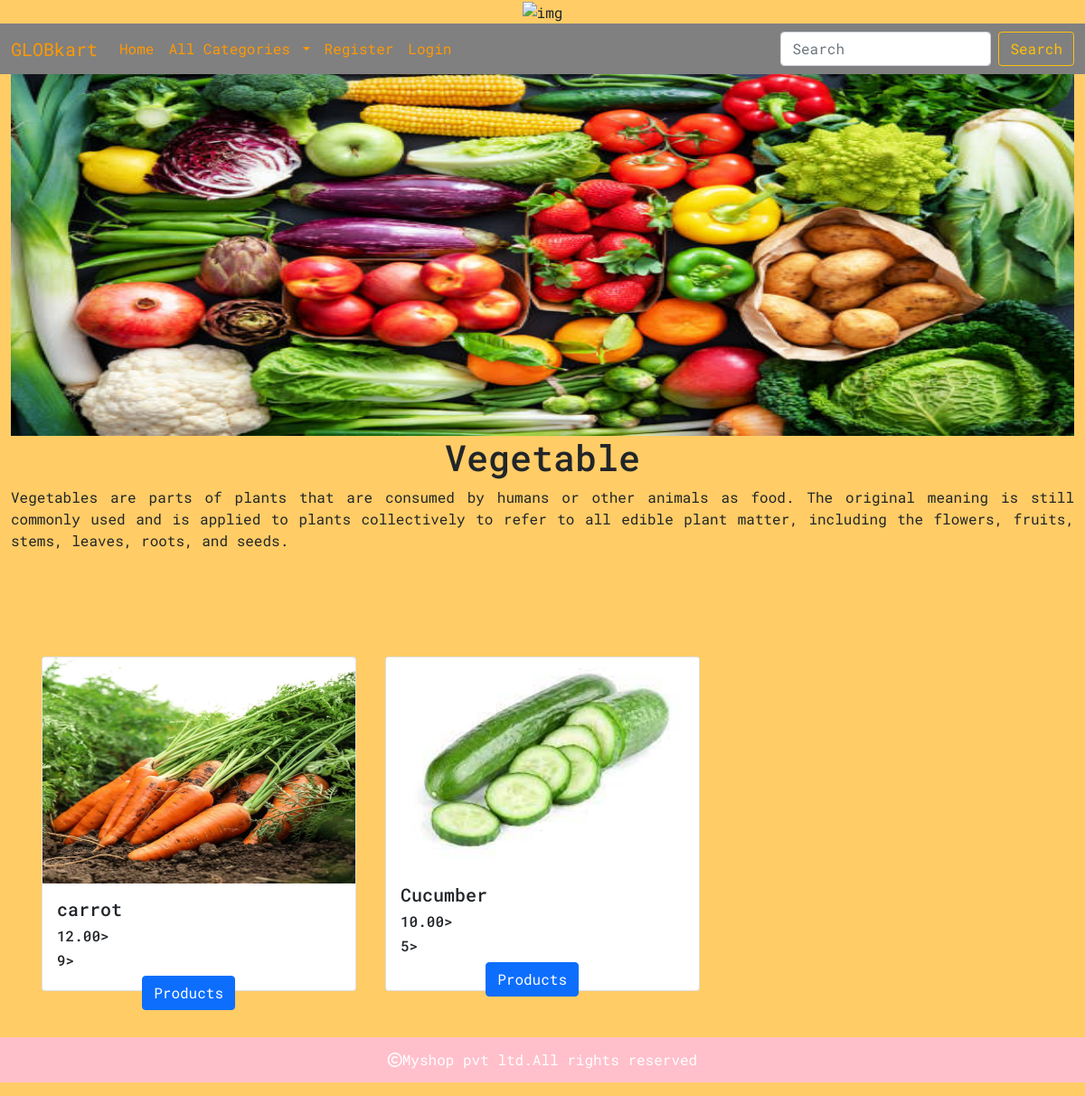
The app's page /allproducts/vegetable with its own data.
### shop/models.py (models this page shows)
class Category(models.Model):
    name=models.CharField(max_length=250,unique=True)
    slug=models.SlugField(max_length=250, unique=True)
    description=models.TextField(blank=True)
    image=models.ImageField(upload_to='shop/category',null=True,blank=True)

class Product(models.Model):
    name=models.CharField(max_length=250,unique=True)
    slug=models.SlugField(max_length=250, unique=True)
    description=models.TextField(blank=True)
    price=models.DecimalField(max_digits=10,decimal_places=2)
    category=models.ForeignKey(Category,on_delete=models.CASCADE)
    image=models.ImageField(upload_to='image/products',null=True,blank=True)
    stock=models.IntegerField()
    available=models.BooleanField(default=True)
    created=models.DateTimeField(auto_now_add=True)
    updated=models.DateTimeField(auto_now=True)

### shop/views.py (the view)
# urls.py: path('allproducts/<slug:p>',views.allproducts,name='allproducts'),
def allproducts(request,p):
    c=Category.objects.get(slug=p)
    p=Product.objects.filter(category__slug=p)
    return render(request,"product.html",{'product':p,'c':c})

### cart/context_processors.py (called while the page is built, shortened)
def counter(request):
    item_count=0
    return{'item_count':item_count}

### shop/context_processors.py (called while the page is built)
def menu_links(request):
    links=Category.objects.all()
    return {'links':links}

### template/product.html (shortened to what this page needs)
{% extends 'base.html'%}
{% load static %}
{% block content %}
<head>
</head>
<body>
<div class="container-fluid"><img src="{{c.image.url}}" height="400px" width="100%"></div>
<div class="container-fluid" style="margin-bottom:100px">
    <h1 class="text-center">{{c.name}}</h1>
    <p style="text-align:justify;">{{c.description}}</p>
</div>
<div class="container" style="margin-bottom:100px;">
    <div class="row "><br><br>
        {% for i in product %}
        <div class=" col-md-4 p-3" style="">
            <div class="card" style="height:370px;">
                <img src="{{i.image.url}}" class="card-img-top"  alt="..." height="250px">
                <div class="card-body" style="position:relative">
                 <h5 class="card-title" style="text-center;">{{i.name}}</h5>
                    <h6 class="card-title" style="text-center;">{{i.price}}></h6>
                    <h6 class="card-title" style="text-center;">{{i.stock}}></h6>
                 <a href="{% url 'shop:prodetail' i.slug %}" class="btn btn-primary" style="position:relative;left:30%">Products</a>
                </div>
            </div>
        </div>
        {% endfor %}
    </div>
</div>
</body>
{% endblock %}

### template/base.html (shortened to what this page needs)
<!DOCTYPE html>
{% load static %}
<html lang="en">
<head>
    <link href="https://cdn.jsdelivr.net/npm/bootstrap@5.0.2/dist/css/bootstrap.min.css" rel="stylesheet">
    <link rel="stylesheet" href="https://cdn.jsdelivr.net/npm/bootstrap-icons@1.10.2/font/bootstrap-icons.css">
    <link rel="stylesheet" href="{% static 'css/custom.css' %}">
    <link rel="stylesheet" href=" https://cdnjs.cloudflare.com/ajax/libs/font-awesome/6.4.0/css/all.min.css">
</head>
<body>
<center><div class="container-fluid">
    <img src="{% static 'image/Global.webp' %}" height="100px" width="100px" alt="img">
</div>
    </center>
<nav class="navbar navbar-expand-lg navbar-light bg-light">
  <div class="container-fluid">
    <a class="navbar-brand" href="#">GLOBkart</a>
    <div class="collapse navbar-collapse" id="navbarSupportedContent">
      <ul class="navbar-nav me-auto mb-2 mb-lg-0">
        <li class="nav-item">
          <a class="nav-link " aria-current="page" href="#a">Home</a>
        </li>
        <li class="nav-item dropdown">
          <a class="nav-link dropdown-toggle" href="#" id="navbarDropdown" role="button" data-bs-toggle="dropdown" aria-expanded="false">
            All Categories
          </a>
        </li>
          {% if user.is_authenticated %}
          <li class="nav-item">
          <a class="nav-link" aria-current="page" href="{% url 'cart:cartview' %}"><i style="font-size:20px;" class="fa-solid fa-cart-shopping"></i>{{item_count}}</a>
          </li>
          <li class="nav-item">
              <a class="nav-link" aria-current="page" href="{% url 'shop:logout' %}">Logout</a>
          </li>
          {% else %}
           <li class="nav-item">
              <a class="nav-link" aria-current="page" href="{% url 'shop:register' %}">Register</a>
          </li>
           <li class="nav-item">
              <a class="nav-link" aria-current="page" href="{% url 'shop:login' %}">Login</a>
          </li>
          {% endif %}
      </ul>
      <form method="POST" class="d-flex" action="{% url 'search:searchresult' %}">
          <input class="form-control me-2" type="search" name="q" placeholder="Search" aria-label="Search">
        <button class="btn btn-outline-warning" type="submit">Search</button>
      </form>
    </div>
  </div>
</nav>
{% block content %}
{% endblock %}
<footer class="footer">
    <div class="container">
        <p><i class="fa-regular fa-copyright"></i>Myshop pvt ltd.All rights reserved</p>
    </div>
</footer>
</body>
</html>

### static/css/custom.css (style rules this page uses)
body { background-color: rgb(255, 204, 102); font-family: 'Roboto Mono', monospace; }
.navbar-light .navbar-brand,.navbar-light .navbar-nav .nav-link { color:rgb(255, 153, 0) ; }
.bg-light { background-color:grey!important; }

### template/base.html (style rules this page uses)
.footer { width:100%; height:50px; background-color:PINK; position:fixed; left:0px; bottom:15px; color:white; text-align:center; vertical-align:middle; line-height:50px }

### records on screen
Category: image (picture), name "Vegetable", description "Vegetables are parts of plants that are consumed by humans or other animals as food. The original meaning is still commonly used and is applied to plants collectively to refer to all edible plant matter, including the flowers, fruits, stems, leaves, roots, and seeds."
Product: image (picture), name "carrot", price "12.00", stock "9"
Product: image (picture), name "Cucumber", price "10.00", stock "5"
